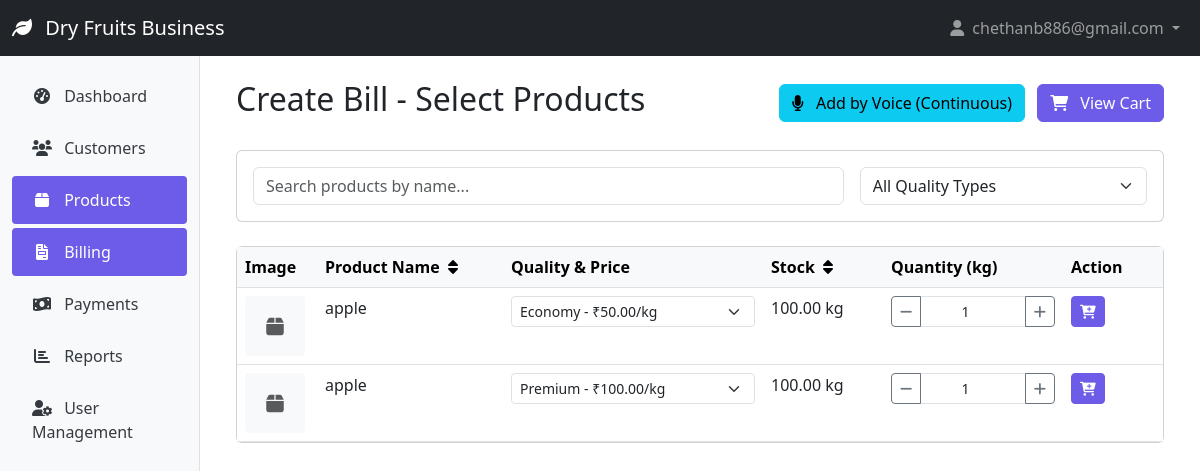
Page /billing/products/ (signed in) on the committed database.
### authentication/models.py (models this page shows, shortened)
class User(AbstractUser):
    ROLE_CHOICES = (
        ('admin', 'Admin'),
        ('executive', 'Executive'),
    )
    username = None
    email = models.EmailField('Email address', unique=True)
    role = models.CharField(max_length=20, choices=ROLE_CHOICES, default='executive')
    groups = models.ManyToManyField(
        'auth.Group',
        verbose_name='groups',
        blank=True,
        help_text='The groups this user belongs to.',
        related_name='custom_user_set',  # Add this line
        related_query_name='custom_user',
    )
    user_permissions = models.ManyToManyField(
        'auth.Permission',
        verbose_name='user permissions',
        blank=True,
        help_text='Specific permissions for this user.',
        related_name='custom_user_set',  # Add this line
        related_query_name='custom_user',
    )
    USERNAME_FIELD = 'email'
    REQUIRED_FIELDS = []
    objects = UserManager()
    @property
    def is_admin(self):
        return self.role == 'admin'
    @property
    def is_executive(self):
        return self.role == 'executive'

### products/models.py (models this page shows, shortened)
class Product(models.Model):
    name = models.CharField(max_length=100)
    description = models.TextField(blank=True, null=True)
    image_url = models.URLField(max_length=500, blank=True, null=True, help_text="URL to product image")
    created_at = models.DateTimeField(auto_now_add=True)
    updated_at = models.DateTimeField(auto_now=True)
    class Meta:
        ordering = ['name']

class ProductQuality(models.Model):
    QUALITY_CHOICES = (
        ('premium', 'Premium'),
        ('standard', 'Standard'),
        ('economy', 'Economy'),
    )
    product = models.ForeignKey(Product, on_delete=models.CASCADE, related_name='qualities')
    quality = models.CharField(max_length=20, choices=QUALITY_CHOICES)
    retail_price = models.DecimalField(max_digits=10, decimal_places=2)
    wholesale_price = models.DecimalField(max_digits=10, decimal_places=2)
    broker_price = models.DecimalField(max_digits=10, decimal_places=2)
    stock_quantity = models.DecimalField(max_digits=10, decimal_places=2, default=0)
    created_at = models.DateTimeField(auto_now_add=True)
    updated_at = models.DateTimeField(auto_now=True)
    class Meta:
        unique_together = ('product', 'quality')
        verbose_name_plural = 'Product Qualities'

### billing/views.py (the view)
# urls.py: path('products/', views.product_selection, name='product_selection'),
@login_required
@executive_required
def product_selection(request):
    if request.GET.get('clear_cart') == 'true':
        if 'cart' in request.session:
            del request.session['cart']
            request.session.modified = True
    if 'cart' not in request.session:
        request.session['cart'] = []
    products = Product.objects.all().prefetch_related('qualities')
    query = request.GET.get('query', '')
    if query:
        products = products.filter(
            Q(name__icontains=query) |
            Q(description__icontains=query)
        )
    cart_count = len(request.session.get('cart', []))
    return render(request, 'billing/product_selection.html', {
        'products': products,
        'query': query,
        'cart_count': cart_count,
    })

### templates/billing/product_selection.html (shortened to what this page needs)
{% extends 'base.html' %}
{% block content %}
<div class="container-fluid">
    <div class="d-flex justify-content-between align-items-center mb-4">
        <h1 class="h2">Create Bill - Select Products</h1>
        <div>
            <button class="btn btn-info me-2" id="voiceBtn">
                <i class="fas fa-microphone me-2"></i> Add by Voice (Continuous)
            </button>
            <a href="{% url 'view_cart' %}" class="btn btn-primary position-relative">
                <i class="fas fa-shopping-cart me-2"></i> View Cart
            </a>
        </div>
    </div>
    <div class="card mb-4">
        <div class="card-body">
            <div class="row g-3">
                <div class="col-md-8">
                    <input type="text" id="searchInput" class="form-control" placeholder="Search products by name..." value="{{ query }}">
                </div>
                <div class="col-md-4">
                    <select id="qualityFilter" class="form-select">
                        <option value="">All Quality Types</option>
                    </select>
                </div>
            </div>
        </div>
    </div>
    <div class="card">
        <div class="card-body p-0">
            <div class="table-responsive">
                <table class="table table-hover mb-0">
                    <thead class="table-light">
                        <tr>
                            <th style="width: 80px;">Image</th>
                            <th class="sortable" data-sort="name">
                                Product Name <i class="fas fa-sort ms-1"></i>
                            </th>
                            <th>Quality & Price</th>
                            <th class="sortable" data-sort="stock" style="width: 120px;">
                                Stock <i class="fas fa-sort ms-1"></i>
                            </th>
                            <th style="width: 180px;">Quantity (kg)</th>
                            <th style="width: 100px;">Action</th>
                        </tr>
                    </thead>
                    <tbody id="productsTableBody">
                        {% for product in products %}
                            <tr class="product-row" data-name="{{ product.name|lower }}" data-category="{{ product.category|lower }}">
                                <td>
                                    <div class="product-image-container" style="width: 60px; height: 60px; display: flex; align-items: center; justify-content: center; background-color: #f8f9fa; border-radius: 4px;">
                                        {% if product.image_url %}
                                            <img src="{{ product.image_url }}" class="product-image" alt="{{ product.name }}" style="max-height: 50px; max-width: 50px; object-fit: contain;">
                                        {% else %}
                                            <i class="fas fa-box fa-lg text-muted"></i>
                                        {% endif %}
                                    </div>
                                </td>
                                <td class="fw-medium">{{ product.name }}</td>
                                <td>
                                    {% if product.qualities.exists %}
                                        <select class="form-select form-select-sm quality-select" data-product-id="{{ product.id }}">
                                            {% for quality in product.qualities.all %}
                                                <option value="{{ quality.id }}" data-price="{{ quality.retail_price }}" data-stock="{{ quality.stock_quantity }}">
                                                    {{ quality.get_quality_display }} - ₹{{ quality.retail_price }}/kg
                                                </option>
                                            {% endfor %}
                                        </select>
                                    {% else %}
                                        <span class="text-muted">No variants</span>
                                    {% endif %}
                                </td>
                                <td>
                                    {% if product.qualities.exists %}
                                        {% with first_quality=product.qualities.first %}
                                            <span class="stock-display {% if first_quality.stock_quantity < 50 %}text-danger fw-bold{% endif %}" data-product-id="{{ product.id }}">
                                                {{ first_quality.stock_quantity }} kg
                                            </span>
                                        {% endwith %}
                                    {% else %}
                                        <span class="text-muted">-</span>
                                    {% endif %}
                                </td>
                                <td>
                                    {% if product.qualities.exists %}
                                        <div class="input-group input-group-sm">
                                            <button class="btn btn-outline-secondary quantity-btn-minus" type="button" data-product-id="{{ product.id }}">
                                                <i class="fas fa-minus"></i>
                                            </button>
                                            <input type="number" class="form-control quantity-input text-center" value="1" min="0.001" step="0.001" data-product-id="{{ product.id }}">
                                            <button class="btn btn-outline-secondary quantity-btn-plus" type="button" data-product-id="{{ product.id }}">
                                                <i class="fas fa-plus"></i>
                                            </button>
                                        </div>
                                    {% else %}
                                        <input type="number" class="form-control form-control-sm" disabled>
                                    {% endif %}
                                </td>
                                <td>
                                    {% if product.qualities.exists %}
                                        <button class="btn btn-primary btn-sm add-to-cart-btn" data-product-id="{{ product.id }}">
                                            <i class="fas fa-cart-plus"></i>
                                        </button>
                                    {% else %}
                                        <button class="btn btn-secondary btn-sm" disabled>
                                            <i class="fas fa-ban"></i>
                                        </button>
                                    {% endif %}
                                </td>
                            </tr>
                        {% endfor %}
                    </tbody>
                </table>
            </div>
        </div>
    </div>
</div>
{% endblock %}

### templates/base.html (shortened to what this page needs)
<!DOCTYPE html>
<html lang="en">
<head>
    <link href="https://cdn.jsdelivr.net/npm/bootstrap@5.3.0-alpha1/dist/css/bootstrap.min.css" rel="stylesheet">
    <link rel="stylesheet" href="https://cdnjs.cloudflare.com/ajax/libs/font-awesome/6.0.0/css/all.min.css">
</head>
<body>
    <nav class="navbar navbar-expand-lg navbar-dark bg-dark">
        <div class="container-fluid">
            <a class="navbar-brand" href="{% url 'dashboard' %}">
                <i class="fas fa-leaf me-2"></i>
                Dry Fruits Business
            </a>
            <div class="collapse navbar-collapse" id="navbarNav">
                <ul class="navbar-nav ms-auto">
                    {% if user.is_authenticated %}
                        <li class="nav-item dropdown">
                            <a class="nav-link dropdown-toggle" href="#" id="navbarDropdown" role="button" data-bs-toggle="dropdown">
                                <i class="fas fa-user me-1"></i> {{ user.get_full_name|default:user.email }}
                            </a>
                        </li>
                    {% else %}
                        <li class="nav-item">
                            <a class="nav-link" href="{% url 'login' %}">Login</a>
                        </li>
                    {% endif %}
                </ul>
            </div>
        </div>
    </nav>
    <div class="container-fluid">
        <div class="row">
            {% if user.is_authenticated %}
                <div class="col-md-3 col-lg-2 d-md-block sidebar collapse">
                    <div class="position-sticky pt-3">
                        <ul class="nav flex-column">
                            <li class="nav-item">
                                <a class="nav-link {% if request.path == '/' %}active{% endif %}" href="{% url 'dashboard' %}">
                                    <i class="fas fa-tachometer-alt"></i> Dashboard
                                </a>
                            </li>
                            <li class="nav-item">
                                <a class="nav-link {% if '/customers/' in request.path %}active{% endif %}" href="{% url 'customer_list' %}">
                                    <i class="fas fa-users"></i> Customers
                                </a>
                            </li>
                            <li class="nav-item">
                                <a class="nav-link {% if '/products/' in request.path %}active{% endif %}" href="{% url 'product_list' %}">
                                    <i class="fas fa-box"></i> Products
                                </a>
                            </li>
                            <li class="nav-item">
                                <a class="nav-link {% if '/billing/' in request.path %}active{% endif %}" href="{% url 'billing_list' %}">
                                    <i class="fas fa-file-invoice"></i> Billing
                                </a>
                            </li>
                            <li class="nav-item">
                                <a class="nav-link {% if '/payments/' in request.path %}active{% endif %}" href="{% url 'payment_list' %}">
                                    <i class="fas fa-money-bill-wave"></i> Payments
                                </a>
                            </li>
                            <li class="nav-item">
                                <a class="nav-link {% if '/reports/' in request.path %}active{% endif %}" href="{% url 'report_list' %}">
                                    <i class="fas fa-chart-bar"></i> Reports
                                </a>
                            </li>
                            {% if user.is_admin %}
                            <li class="nav-item">
                                <a class="nav-link {% if '/users/' in request.path %}active{% endif %}" href="{% url 'user_list' %}">
                                    <i class="fas fa-user-cog"></i> User Management
                                </a>
                            </li>
                            {% endif %}
                        </ul>
                    </div>
                </div>
                <main class="col-md-9 ms-sm-auto col-lg-10 px-md-4 content">
            {% else %}
                <main class="col-12 content">
            {% endif %}
                {% block content %}{% endblock %}
            </main>
        </div>
    </div>
</body>
</html>

### templates/base.html (style rules this page uses)
:root { --primary-color: #6c5ce7; --secondary-color: #a29bfe; --accent-color: #fd79a8; --light-color: #f8f9fa; --dark-color: #343a40; }
.sidebar { min-height: calc(100vh - 56px); background-color: var(--light-color); border-right: 1px solid #dee2e6; }
.sidebar .nav-link { color: var(--dark-color); padding: 0.75rem 1.25rem; border-radius: 0.25rem; margin-bottom: 0.25rem; }
.sidebar .nav-link.active { background-color: var(--primary-color); color: white; }
.sidebar .nav-link i { margin-right: 0.5rem; width: 1.25rem; text-align: center; }
.content { padding: 1.5rem; }
.btn-primary { background-color: var(--primary-color); border-color: var(--primary-color); }

### rows in the picture
User: get_full_name "chethanb886@gmail.com"
Product: name "apple", qualities.first.stock_quantity "100.00", id "1"
Product: name "apple", qualities.first.stock_quantity "100.00"

### other values in the picture
form field value "Economy - ₹50.00/kg"
form field value "Premium - ₹100.00/kg"
